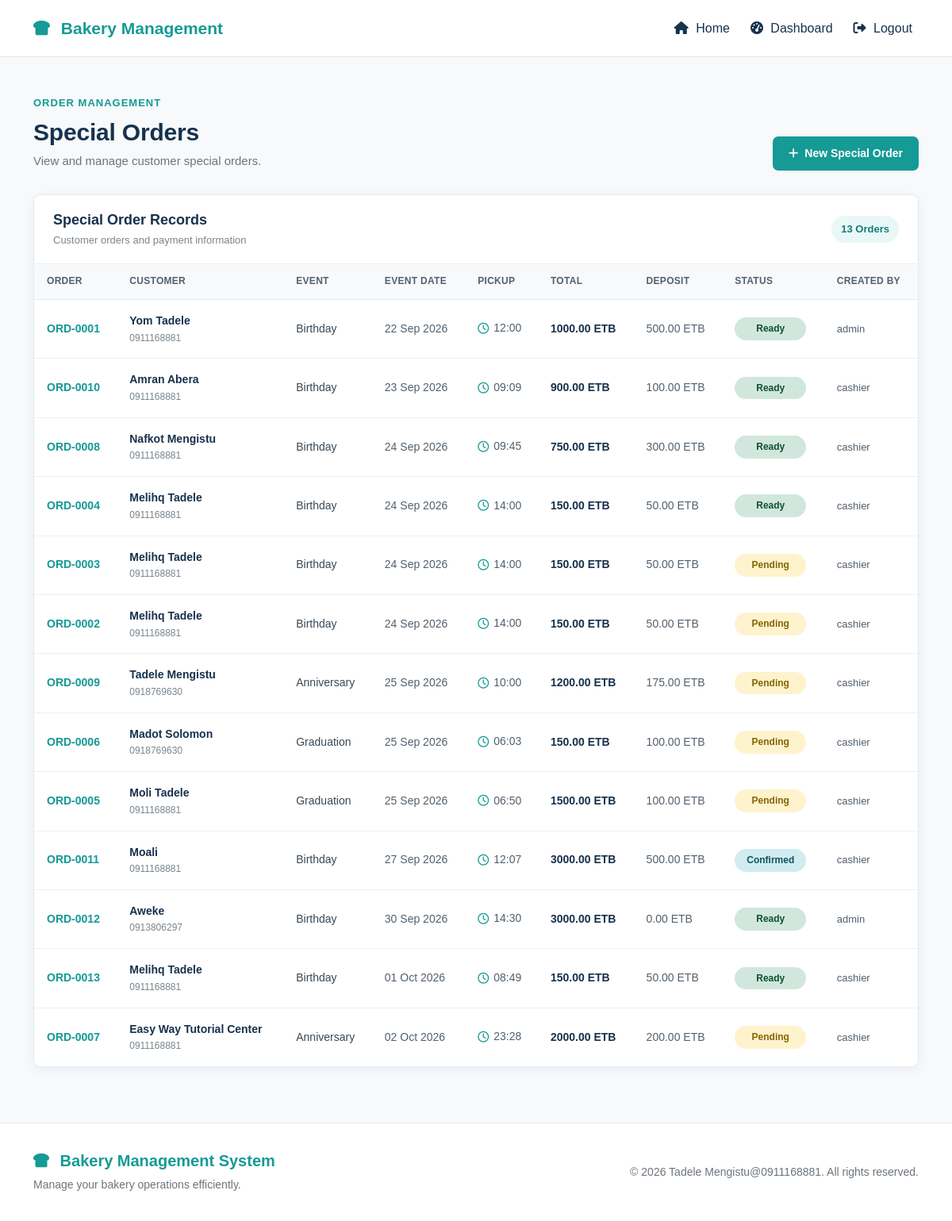
/special-orders/ (signed in), run on the app's committed database.
### bekapp/models.py (models this page shows, shortened)
class SpecialOrder(models.Model):
    class EventType(models.TextChoices):
        BIRTHDAY = "BIRTHDAY", "Birthday"
        WEDDING = "WEDDING", "Wedding"
        GRADUATION = "GRADUATION", "Graduation"
        ANNIVERSARY = "ANNIVERSARY", "Anniversary"
        OTHER = "OTHER", "Other"
    class Status(models.TextChoices):
        PENDING = "PENDING", "Pending"
        CONFIRMED = "CONFIRMED", "Confirmed"
        IN_PRODUCTION = "IN_PRODUCTION", "In Production"
        READY = "READY", "Ready"
        COMPLETED = "COMPLETED", "Completed"
        CANCELLED = "CANCELLED", "Cancelled"
    order_number = models.CharField(
        max_length=30,
        unique=True,
    )
    customer = models.ForeignKey(
        Customer,
        on_delete=models.PROTECT,
        related_name="special_orders",
    )
    event_type = models.CharField(
        max_length=30,
        choices=EventType.choices,
    )
    event_date = models.DateField()
    pickup_time = models.TimeField(
        null=True,
        blank=True,
    )
    status = models.CharField(
        max_length=30,
        choices=Status.choices,
        default=Status.PENDING,
    )
    total_amount = models.DecimalField(
        max_digits=12,
        decimal_places=2,
        default=0,
    )
    deposit_amount = models.DecimalField(
        max_digits=12,
        decimal_places=2,
        default=0,
    )
    notes = models.TextField(
        blank=True,
    )
    created_by = models.ForeignKey(
        User,
        on_delete=models.PROTECT,
        related_name="special_orders_created",
    )
    created_at = models.DateTimeField(
        auto_now_add=True,
    )
    updated_at = models.DateTimeField(
        auto_now=True,
    )
    class Meta:
        ordering = ["event_date", "-created_at"]

class Customer(models.Model):
    name = models.CharField(max_length=150)
    phone = models.CharField(max_length=30)
    email = models.EmailField(
        blank=True,
    )
    address = models.TextField(
        blank=True,
    )
    notes = models.TextField(
        blank=True,
    )
    created_at = models.DateTimeField(
        auto_now_add=True,
    )
    updated_at = models.DateTimeField(
        auto_now=True,
    )
    class Meta:
        ordering = ["name"]

class User(AbstractUser):
    class Role(models.TextChoices):
        OWNER = "OWNER", "Owner"
        CASHIER = "CASHIER", "Cashier"
        PRODUCTION_MANAGER = "PRODUCTION_MANAGER", "Production Manager"
    role = models.CharField(
        max_length=30,
        choices=Role.choices,
        default=Role.CASHIER,
    )

### bekapp/views.py (the view)
def special_order_list(request):
    if not request.user.is_authenticated:
        return redirect('login')
    if request.user.role not in ['OWNER', 'CASHIER', 'PRODUCTION_MANAGER']:
        return redirect('dashboard')
    special_orders = SpecialOrder.objects.select_related(
        'customer',
        'created_by'
    ).all()
    return render(
        request,
        'bekapp/special_order_list.html',
        {
            'special_orders': special_orders,
        }
    )

### bekapp/templates/bekapp/special_order_list.html (shortened to what this page needs)
{% extends 'bekapp/base.html' %}
{% load static %}
{% block extra_css %}
<link rel="stylesheet" href="{% static 'bekapp/css/special-orders.css' %}">
{% endblock %}
{% block content %}
<section class="special-orders-page">
    <div class="container">
        <div class="special-orders-header">
            <div class="special-orders-header-text">
                <span class="special-orders-label">
                    ORDER MANAGEMENT
                </span>
                <h2>
                    Special Orders
                </h2>
                <p>
                    View and manage customer special orders.
                </p>
            </div>
            <div class="special-orders-header-action">
                <a href="{% url 'special_order_create' %}"
                   class="bakery-btn bakery-btn-primary">
                    <i class="fa-solid fa-plus"></i>
                    New Special Order
                </a>
            </div>
        </div>
        {% if special_orders %}
            <div class="special-orders-card">
                <div class="special-orders-card-header">
                    <div>
                        <h3>
                            Special Order Records
                        </h3>
                        <p>
                            Customer orders and payment information
                        </p>
                    </div>
                    <div class="special-orders-count">
                        {{ special_orders|length }}
                        {% if special_orders|length == 1 %}
                            Order
                        {% else %}
                            Orders
                        {% endif %}
                    </div>
                </div>
                <div class="table-responsive">
                    <table class="table special-orders-table">
                        <thead>
                            <tr>
                                <th>Order</th>
                                <th>Customer</th>
                                <th>Event</th>
                                <th>Event Date</th>
                                <th>Pickup</th>
                                <th>Total</th>
                                <th>Deposit</th>
                                <th>Status</th>
                                <th>Created By</th>
                            </tr>
                        </thead>
                        <tbody>
                            {% for order in special_orders %}
                                <tr>
                                    <td>
                                        <a href="{% url 'special_order_detail' order.id %}"
                                           class="special-order-number">
                                            {{ order.order_number }}
                                        </a>
                                    </td>
                                    <td>
                                        <div class="special-order-customer">
                                            <strong>
                                                {{ order.customer.name }}
                                            </strong>
                                            {% if order.customer.phone %}
                                                <span>
                                                    {{ order.customer.phone }}
                                                </span>
                                            {% endif %}
                                        </div>
                                    </td>
                                    <td>
                                        <span class="special-order-event">
                                            {{ order.get_event_type_display }}
                                        </span>
                                    </td>
                                    <td>
                                        <span class="special-order-date">
                                            {{ order.event_date|date:"d M Y" }}
                                        </span>
                                    </td>
                                    <td>
                                        {% if order.pickup_time %}
                                            <span class="special-order-time">
                                                <i class="fa-regular fa-clock"></i>
                                                {{ order.pickup_time|time:"H:i" }}
                                            </span>
                                        {% else %}
                                            <span class="special-order-empty">
                                                —
                                            </span>
                                        {% endif %}
                                    </td>
                                    <td>
                                        <strong class="special-order-amount">
                                            {{ order.total_amount|floatformat:2 }} ETB
                                        </strong>
                                    </td>
                                    <td>
                                        <span class="special-order-deposit">
                                            {{ order.deposit_amount|floatformat:2 }} ETB
                                        </span>
                                    </td>
                                    <td>
                                        <span class="special-order-status
                                            status-{{ order.status|lower }}">
                                            {{ order.get_status_display }}
                                        </span>
                                    </td>
                                    <td>
                                        <span class="special-order-created-by">
                                            {{ order.created_by.username }}
                                        </span>
                                    </td>
                                </tr>
                            {% endfor %}
                        </tbody>
                    </table>
                </div>
            </div>
        {% endif %}
    </div>
</section>
{% endblock %}

### bekapp/static/bekapp/css/style.css (style rules this page uses)
html, body { margin: 0; padding: 0; }
body { min-height: 100vh; background: #f5f7f9; color: #17324d; font-family: Arial, Helvetica, sans-serif; }

### bekapp/static/bekapp/css/special-orders.css (style rules this page uses)
.special-orders-page { padding: 45px 0 70px; background: #f7f9fb; min-height: calc(100vh - 120px); }
.special-orders-header { display: flex; align-items: flex-end; justify-content: space-between; gap: 25px; margin-bottom: 30px; }
.special-orders-header-text { flex: 1; }
.special-orders-label { display: inline-block; margin-bottom: 8px; color: #159a96; font-size: 13px; font-weight: 700; letter-spacing: 1px; text-transform: uppercase; }
.special-orders-header h2 { margin: 0 0 7px; color: #17324d; font-size: 32px; font-weight: 700; }
.special-orders-header p { margin: 0; color: #6c757d; font-size: 15px; }
.special-orders-header-action { flex-shrink: 0; }
.bakery-btn { display: inline-flex; align-items: center; justify-content: center; gap: 8px; padding: 11px 20px; border: none; border-radius: 7px; font-size: 14px; font-weight: 600; text-decoration: none; cursor: pointer; transition: background-color 0.2s ease, transform 0.2s ease, box-shadow 0.2s ease; }
.bakery-btn-primary { background-color: #159a96; color: #ffffff; }
.special-orders-card { background: #ffffff; border: 1px solid #e7ecef; border-radius: 10px; box-shadow: 0 3px 14px rgba(23, 50, 77, 0.06); overflow: hidden; }
.special-orders-card-header { display: flex; align-items: center; justify-content: space-between; gap: 20px; padding: 20px 24px; border-bottom: 1px solid #e9edef; background: #ffffff; }
.special-orders-card-header h3 { margin: 0 0 4px; color: #17324d; font-size: 18px; font-weight: 700; }
.special-orders-card-header p { margin: 0; color: #7a858d; font-size: 13px; }
.special-orders-count { display: inline-flex; align-items: center; justify-content: center; min-width: 75px; padding: 7px 12px; border-radius: 20px; background: #e9f7f6; color: #117d7a; font-size: 13px; font-weight: 700; }
.special-orders-table { width: 100%; margin: 0; border-collapse: separate; border-spacing: 0; background: #ffffff; }
.special-orders-table thead th { padding: 14px 16px; background: #f7f9fb; border-bottom: 1px solid #e4e9ec; color: #52606d; font-size: 12px; font-weight: 700; letter-spacing: 0.3px; white-space: nowrap; }
.special-orders-table tbody td { padding: 17px 16px; border-bottom: 1px solid #edf0f2; color: #394854; font-size: 14px; vertical-align: middle; white-space: nowrap; }
.special-orders-table tbody tr:last-child td { border-bottom: none; }
.special-orders-table tbody tr { transition: background-color 0.15s ease; }
.special-order-number { color: #159a96; font-weight: 700; text-decoration: none; }
.special-order-customer { display: flex; flex-direction: column; gap: 3px; }
.special-order-customer strong { color: #17324d; font-size: 14px; font-weight: 600; }
.special-order-customer span { color: #7a858d; font-size: 12px; }
.special-order-event { color: #394854; font-weight: 500; }
.special-order-date { color: #52606d; }
.special-order-time { display: inline-flex; align-items: center; gap: 6px; color: #52606d; }
.special-order-time i { color: #159a96; }
.special-order-amount { color: #17324d; font-weight: 700; }
.special-order-deposit { color: #52606d; font-weight: 500; }
.special-order-created-by { color: #52606d; font-size: 13px; }
.special-order-status { display: inline-flex; align-items: center; justify-content: center; min-width: 90px; padding: 6px 11px; border-radius: 20px; font-size: 12px; font-weight: 700; white-space: nowrap; }
.status-pending { background: #fff3cd; color: #856404; }
.status-confirmed { background: #d1ecf1; color: #0c5460; }
.status-ready { background: #d1e7dd; color: #0f5132; }
.special-orders-page { font-family: inherit; }
.special-orders-header h2 { font-size: 30px; line-height: 1.25; letter-spacing: -0.2px; }
.special-orders-header p { line-height: 1.5; }
.special-orders-card-header h3 { line-height: 1.3; }
.special-orders-table thead th { line-height: 1.3; text-transform: uppercase; }
.special-orders-table tbody td { line-height: 1.4; }

### data on the page
SpecialOrder: order_number "ORD-0001", customer.name "Yom Tadele", customer.phone "0911168881", event_type "Birthday", event_date "22 Sep 2026", pickup_time "12:00", total_amount "1000.00", deposit_amount "500.00", status "Ready", created_by.username "admin"
SpecialOrder: order_number "ORD-0010", customer.name "Amran Abera", customer.phone "0911168881", event_type "Birthday", event_date "23 Sep 2026", pickup_time "09:09", total_amount "900.00", deposit_amount "100.00", status "Ready", created_by.username "cashier"
SpecialOrder: order_number "ORD-0008", customer.name "Nafkot Mengistu", customer.phone "0911168881", event_type "Birthday", event_date "24 Sep 2026", pickup_time "09:45", total_amount "750.00", deposit_amount "300.00", status "Ready", created_by.username "cashier"
SpecialOrder: order_number "ORD-0004", customer.name "Melihq Tadele", customer.phone "0911168881", event_type "Birthday", event_date "24 Sep 2026", pickup_time "14:00", total_amount "150.00", deposit_amount "50.00", status "Ready", created_by.username "cashier"
SpecialOrder: order_number "ORD-0003", customer.name "Melihq Tadele", customer.phone "0911168881", event_type "Birthday", event_date "24 Sep 2026", pickup_time "14:00", total_amount "150.00", deposit_amount "50.00", status "Pending", created_by.username "cashier"
SpecialOrder: order_number "ORD-0002", customer.name "Melihq Tadele", customer.phone "0911168881", event_type "Birthday", event_date "24 Sep 2026", pickup_time "14:00", total_amount "150.00", deposit_amount "50.00", status "Pending", created_by.username "cashier"
SpecialOrder: order_number "ORD-0009", customer.name "Tadele Mengistu", customer.phone "0918769630", event_type "Anniversary", event_date "25 Sep 2026", pickup_time "10:00", total_amount "1200.00", deposit_amount "175.00", status "Pending", created_by.username "cashier"
SpecialOrder: order_number "ORD-0006", customer.name "Madot Solomon", customer.phone "0918769630", event_type "Graduation", event_date "25 Sep 2026", pickup_time "06:03", total_amount "150.00", deposit_amount "100.00", status "Pending", created_by.username "cashier"
SpecialOrder: order_number "ORD-0005", customer.name "Moli Tadele", customer.phone "0911168881", event_type "Graduation", event_date "25 Sep 2026", pickup_time "06:50", total_amount "1500.00", deposit_amount "100.00", status "Pending", created_by.username "cashier"
SpecialOrder: order_number "ORD-0011", customer.name "Moali", customer.phone "0911168881", event_type "Birthday", event_date "27 Sep 2026", pickup_time "12:07", total_amount "3000.00", deposit_amount "500.00", status "Confirmed", created_by.username "cashier"
SpecialOrder: order_number "ORD-0012", customer.name "Aweke", customer.phone "0913806297", event_type "Birthday", event_date "30 Sep 2026", pickup_time "14:30", total_amount "3000.00", deposit_amount "0.00", status "Ready", created_by.username "admin"
SpecialOrder: order_number "ORD-0013", customer.name "Melihq Tadele", customer.phone "0911168881", event_type "Birthday", event_date "01 Oct 2026", pickup_time "08:49", total_amount "150.00", deposit_amount "50.00", status "Ready", created_by.username "cashier"
SpecialOrder: order_number "ORD-0007", customer.name "Easy Way Tutorial Center", customer.phone "0911168881", event_type "Anniversary", event_date "02 Oct 2026", pickup_time "23:28", total_amount "2000.00", deposit_amount "200.00", status "Pending", created_by.username "cashier"

### other printed values
{{ special_orders|length }} "13"
